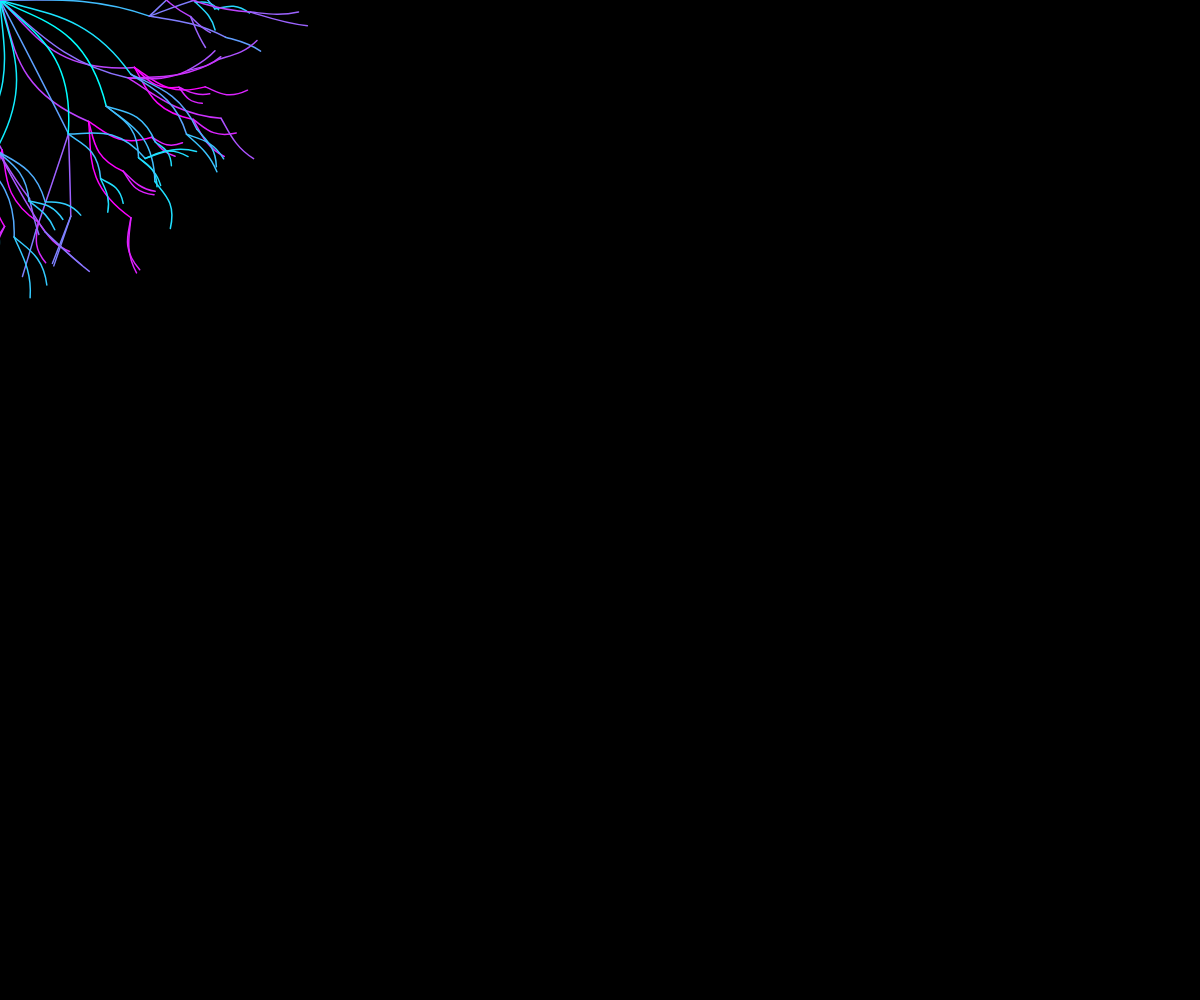
Frame 1 (no input)
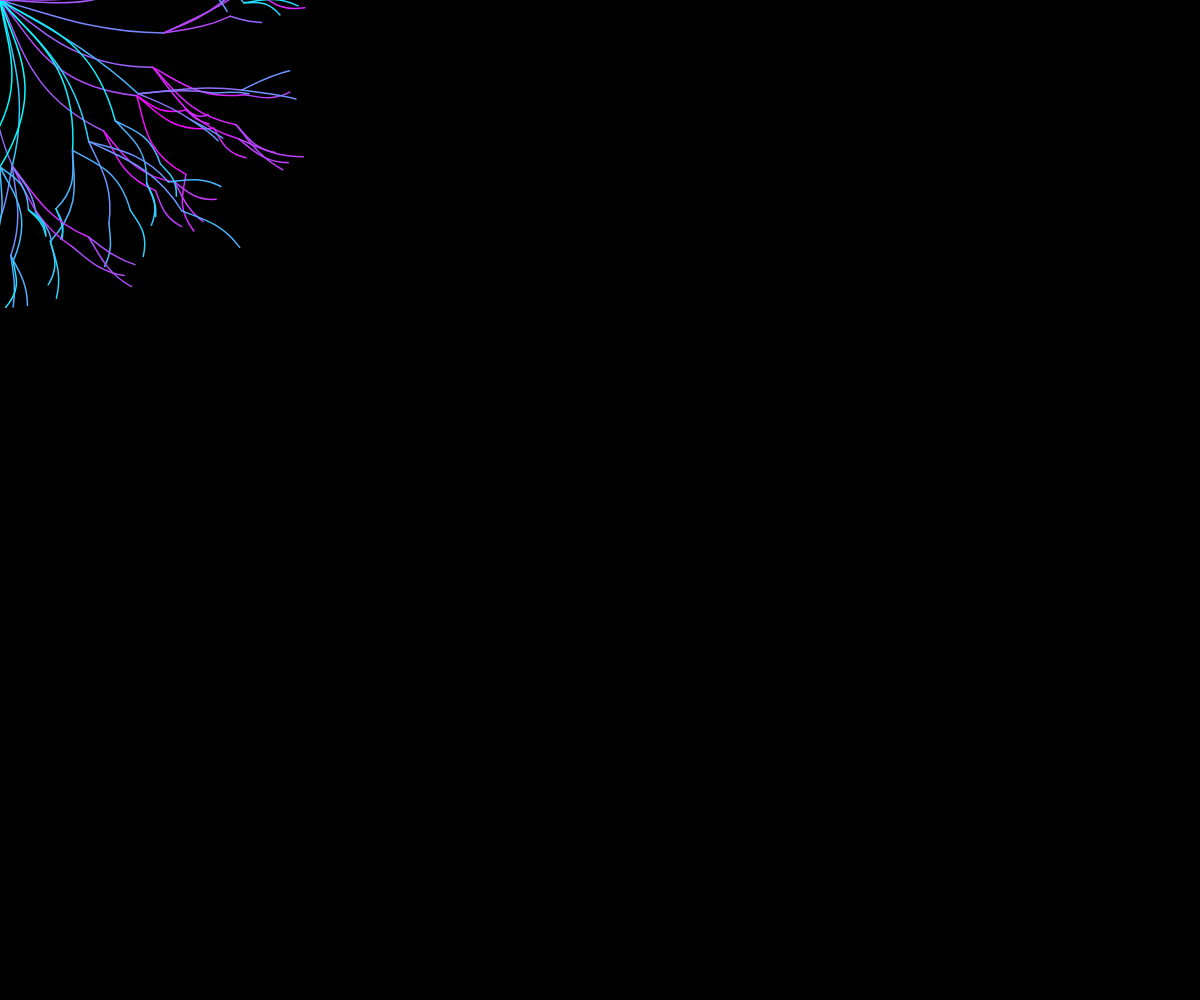
Frame 60 (no input)
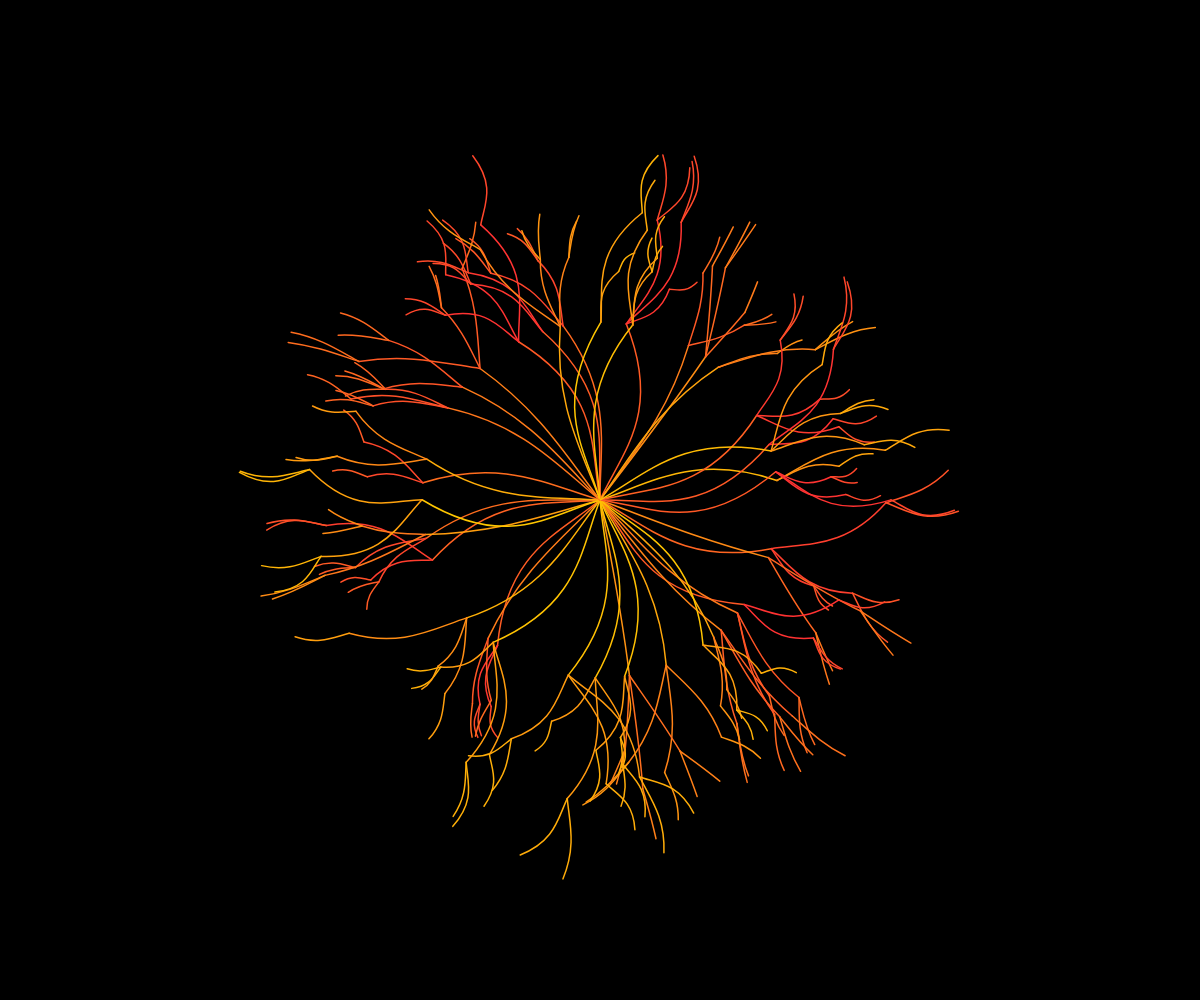
Frame 120 (the mouse pressed at the canvas centre since frame 60)

The p5.js sketch that drew these frames (run headless with seeded random() and noise() and a simulated clock; from frame 60 on, the mouse is pressed at the canvas centre):

// p5.js sketch
// ── sketch.js
let branches = [];
let numBranches = 40;
let branchLength = 150;

let palettes = [];
let currentPalette = 0;

function setup() {
  createCanvas(windowWidth, windowHeight);
  angleMode(RADIANS);
  noFill();

  palettes = [
    [[0, 255, 255], [255, 0, 255]],    // циан → пурпур
    [[255, 200, 0], [255, 50, 50]],    // золотой → красный
    [[100, 255, 100], [0, 150, 255]]   // зелёный → синий
  ];

  for (let i = 0; i < numBranches; i++) {
    let angle = TWO_PI * i / numBranches;
    branches.push({ angle: angle, offset: random(1000) });
  }
}

function windowResized() {
  resizeCanvas(windowWidth, windowHeight);
}

function getGradientColor(t, offset) {
  const [c1, c2] = palettes[currentPalette];
  const phase = (sin(frameCount * 0.01 + (offset || 0)) + 1) / 2;
  const col1 = color(c1[0], c1[1], c1[2]);
  const col2 = color(c2[0], c2[1], c2[2]);
  return lerpColor(col1, col2, 0.25 * t + 0.75 * phase);
}

function draw() {
  background(0);

  let targetX = mouseX >= 0 ? mouseX : width / 2;
  let targetY = mouseY >= 0 ? mouseY : height / 2;
  if (touches && touches.length > 0) {
    targetX = touches[0].x;
    targetY = touches[0].y;
  }
  translate(targetX, targetY);

  const globalPhase = frameCount * 0.01;
  const breath = 1 + 0.2 * sin(globalPhase);

  for (let b of branches) {
    const baseAngle = b.angle;
    const wiggle = sin(globalPhase + b.offset) * PI / 20;
    const finalAngle = baseAngle + wiggle;

    // общий фазовый параметр для щупальца
    const tentaclePhase = globalPhase + b.offset;

    const x1 = cos(finalAngle + sin(tentaclePhase) * 0.3) * branchLength * 0.3 * breath;
    const y1 = sin(finalAngle + sin(tentaclePhase) * 0.3) * branchLength * 0.3 * breath;

    const x2 = cos(finalAngle + sin(tentaclePhase) * 0.5) * branchLength * 0.6 * breath;
    const y2 = sin(finalAngle + sin(tentaclePhase) * 0.5) * branchLength * 0.6 * breath;

    const x3 = cos(finalAngle) * branchLength * breath;
    const y3 = sin(finalAngle) * branchLength * breath;

    stroke(getGradientColor(0.0, b.offset));
    strokeWeight(1.5);
    beginShape();
    vertex(0, 0);
    bezierVertex(x1, y1, x2, y2, x3, y3);
    endShape();

    // отростки первого порядка — синхронизированы
    const subCount = int(random(2, 4));
    for (let i = 0; i < subCount; i++) {
      const subAngle = finalAngle + random(-0.8, 0.8);
      const subLen = branchLength * random(0.3, 0.7);

      const sx1 = x3 + cos(subAngle + sin(tentaclePhase) * 0.3) * subLen * 0.3 * breath;
      const sy1 = y3 + sin(subAngle + sin(tentaclePhase) * 0.3) * subLen * 0.3 * breath;

      const sx2 = x3 + cos(subAngle + sin(tentaclePhase) * 0.5) * subLen * 0.6 * breath;
      const sy2 = y3 + sin(subAngle + sin(tentaclePhase) * 0.5) * subLen * 0.6 * breath;

      const sx3 = x3 + cos(subAngle) * subLen * breath;
      const sy3 = y3 + sin(subAngle) * subLen * breath;

      stroke(getGradientColor(1.0, b.offset));
      strokeWeight(1.5);
      beginShape();
      vertex(x3, y3);
      bezierVertex(sx1, sy1, sx2, sy2, sx3, sy3);
      endShape();

      // дочерние отростки второго порядка — тоже синхронизированы, но с затуханием
      const childCount = int(random(1, 3));
      for (let j = 0; j < childCount; j++) {
        const childAngle = subAngle + random(-0.5, 0.5);
        const childLen = subLen * random(0.45, 0.65);
        const decay = 1 - j * 0.4;

        const cx1 = sx3 + cos(childAngle + sin(tentaclePhase) * 0.3 * decay) * childLen * 0.3 * breath;
        const cy1 = sy3 + sin(childAngle + sin(tentaclePhase) * 0.3 * decay) * childLen * 0.3 * breath;

        const cx2 = sx3 + cos(childAngle + sin(tentaclePhase) * 0.5 * decay) * childLen * 0.6 * breath;
        const cy2 = sy3 + sin(childAngle + sin(tentaclePhase) * 0.5 * decay) * childLen * 0.6 * breath;

        const cx3 = sx3 + cos(childAngle) * childLen * breath;
        const cy3 = sy3 + sin(childAngle) * childLen * breath;

        stroke(getGradientColor(0.5, b.offset));
        strokeWeight(1.5);
        beginShape();
        vertex(sx3, sy3);
        bezierVertex(cx1, cy1, cx2, cy2, cx3, cy3);
        endShape();
      }
    }
  }
}

function mousePressed() {
  currentPalette = (currentPalette + 1) % palettes.length;
}
function touchStarted() {
  currentPalette = (currentPalette + 1) % palettes.length;
  return false;
}
